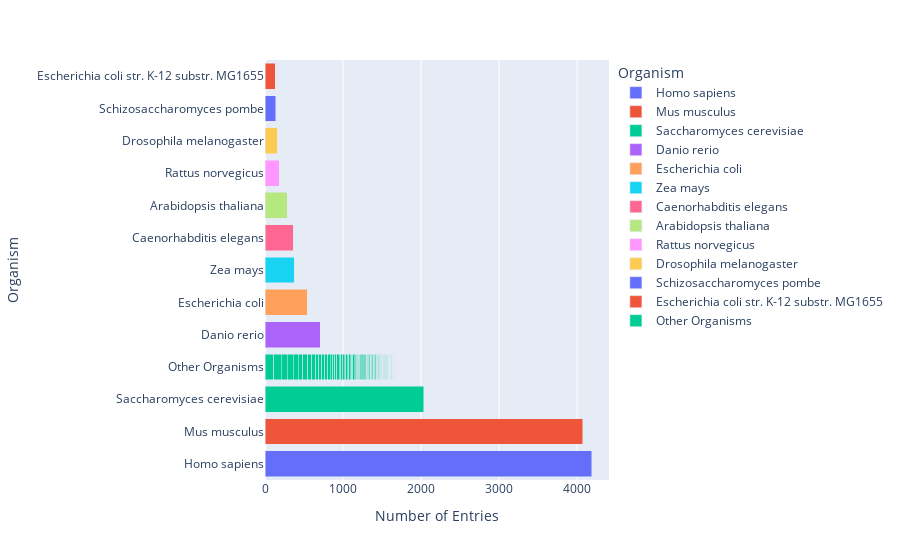

Notebook cell for this chart:
### Code cell
import plotly.colors as colors

def plot_organism_metadataacked(df):
    df_organism_counts = df.groupby('ScientificName').size().reset_index(name='counts')
    df_organism_counts.sort_values('counts', ascending=False, inplace=True)
    accepted_organisms = df_organism_counts['ScientificName'].head(12).tolist()
    df_organism_counts['ScientificName_Other'] = df_organism_counts['ScientificName'].apply(lambda x: x if x in accepted_organisms else 'Other Organisms')
    
    # Create a horizontal stacked bar chart
    fig = px.bar(df_organism_counts, x='counts', y='ScientificName_Other', orientation='h', color='ScientificName_Other')

    # Customize the chart appearance
    fig.update_layout(
        xaxis_title="Number of Entries",
        yaxis_title="Organism",
        yaxis_categoryorder='total descending',  # Sort categories by count in descending order
        barmode='stack',
        legend_title_text='Organism'
    )
    
    return fig
plot_organism_metadataacked(df)

### Figure 1 — Plotly figure (JSON) as saved in the notebook; plotly's stock layout.template omitted (floating-point values rounded to 4 significant figures)
{"data": [{"alignmentgroup": "True", "hovertemplate": "ScientificName_Other=%{y}<br>counts=%{x}<extra></extra>", "legendgroup": "Homo sapiens", "marker": {"color": "#636efa", "pattern": {"shape": ""}}, "name": "Homo sapiens", "offsetgroup": "Homo sapiens", "orientation": "h", "showlegend": true, "textposition": "auto", "type": "bar", "x": [4188], "xaxis": "x", "y": ["Homo sapiens"], "yaxis": "y"}, {"alignmentgroup": "True", "hovertemplate": "ScientificName_Other=%{y}<br>counts=%{x}<extra></extra>", "legendgroup": "Mus musculus", "marker": {"color": "#EF553B", "pattern": {"shape": ""}}, "name": "Mus musculus", "offsetgroup": "Mus musculus", "orientation": "h", "showlegend": true, "textposition": "auto", "type": "bar", "x": [4071], "xaxis": "x", "y": ["Mus musculus"], "yaxis": "y"}, {"alignmentgroup": "True", "hovertemplate": "ScientificName_Other=%{y}<br>counts=%{x}<extra></extra>", "legendgroup": "Saccharomyces cerevisiae", "marker": {"color": "#00cc96", "pattern": {"shape": ""}}, "name": "Saccharomyces cerevisiae", "offsetgroup": "Saccharomyces cerevisiae", "orientation": "h", "showlegend": true, "textposition": "auto", "type": "bar", "x": [2032], "xaxis": "x", "y": ["Saccharomyces cerevisiae"], "yaxis": "y"}, {"alignmentgroup": "True", "hovertemplate": "ScientificName_Other=%{y}<br>counts=%{x}<extra></extra>", "legendgroup": "Danio rerio", "marker": {"color": "#ab63fa", "pattern": {"shape": ""}}, "name": "Danio rerio", "offsetgroup": "Danio rerio", "orientation": "h", "showlegend": true, "textposition": "auto", "type": "bar", "x": [705], "xaxis": "x", "y": ["Danio rerio"], "yaxis": "y"}, {"alignmentgroup": "True", "hovertemplate": "ScientificName_Other=%{y}<br>counts=%{x}<extra></extra>", "legendgroup": "Escherichia coli", "marker": {"color": "#FFA15A", "pattern": {"shape": ""}}, "name": "Escherichia coli", "offsetgroup": "Escherichia coli", "orientation": "h", "showlegend": true, "textposition": "auto", "type": "bar", "x": [540], "xaxis": "x", "y": ["Escherichia coli"], "yaxis": "y"}, {"alignmentgroup": "True", "hovertemplate": "ScientificName_Other=%{y}<br>counts=%{x}<extra></extra>", "legendgroup": "Zea mays", "marker": {"color": "#19d3f3", "pattern": {"shape": ""}}, "name": "Zea mays", "offsetgroup": "Zea mays", "orientation": "h", "showlegend": true, "textposition": "auto", "type": "bar", "x": [374], "xaxis": "x", "y": ["Zea mays"], "yaxis": "y"}, {"alignmentgroup": "True", "hovertemplate": "ScientificName_Other=%{y}<br>counts=%{x}<extra></extra>", "legendgroup": "Caenorhabditis elegans", "marker": {"color": "#FF6692", "pattern": {"shape": ""}}, "name": "Caenorhabditis elegans", "offsetgroup": "Caenorhabditis elegans", "orientation": "h", "showlegend": true, "textposition": "auto", "type": "bar", "x": [365], "xaxis": "x", "y": ["Caenorhabditis elegans"], "yaxis": "y"}, {"alignmentgroup": "True", "hovertemplate": "ScientificName_Other=%{y}<br>counts=%{x}<extra></extra>", "legendgroup": "Arabidopsis thaliana", "marker": {"color": "#B6E880", "pattern": {"shape": ""}}, "name": "Arabidopsis thaliana", "offsetgroup": "Arabidopsis thaliana", "orientation": "h", "showlegend": true, "textposition": "auto", "type": "bar", "x": [282], "xaxis": "x", "y": ["Arabidopsis thaliana"], "yaxis": "y"}, {"alignmentgroup": "True", "hovertemplate": "ScientificName_Other=%{y}<br>counts=%{x}<extra></extra>", "legendgroup": "Rattus norvegicus", "marker": {"color": "#FF97FF", "pattern": {"shape": ""}}, "name": "Rattus norvegicus", "offsetgroup": "Rattus norvegicus", "orientation": "h", "showlegend": true, "textposition": "auto", "type": "bar", "x": [181], "xaxis": "x", "y": ["Rattus norvegicus"], "yaxis": "y"}, {"alignmentgroup": "True", "hovertemplate": "ScientificName_Other=%{y}<br>counts=%{x}<extra></extra>", "legendgroup": "Drosophila melanogaster", "marker": {"color": "#FECB52", "pattern": {"shape": ""}}, "name": "Drosophila melanogaster", "offsetgroup": "Drosophila melanogaster", "orientation": "h", "showlegend": true, "textposition": "auto", "type": "bar", "x": [156], "xaxis": "x", "y": ["Drosophila melanogaster"], "yaxis": "y"}, {"alignmentgroup": "True", "hovertemplate": "ScientificName_Other=%{y}<br>counts=%{x}<extra></extra>", "legendgroup": "Schizosaccharomyces pombe", "marker": {"color": "#636efa", "pattern": {"shape": ""}}, "name": "Schizosaccharomyces pombe", "offsetgroup": "Schizosaccharomyces pombe", "orientation": "h", "showlegend": true, "textposition": "auto", "type": "bar", "x": [136], "xaxis": "x", "y": ["Schizosaccharomyces pombe"], "yaxis": "y"}, {"alignmentgroup": "True", "hovertemplate": "ScientificName_Other=%{y}<br>counts=%{x}<extra></extra>", "legendgroup": "Escherichia coli str. K-12 substr. MG1655", "marker": {"color": "#EF553B", "pattern": {"shape": ""}}, "name": "Escherichia coli str. K-12 substr. MG1655", "offsetgroup": "Escherichia coli str. K-12 substr. MG1655", "orientation": "h", "showlegend": true, "textposition": "auto", "type": "bar", "x": [133], "xaxis": "x", "y": ["Escherichia coli str. K-12 substr. MG1655"], "yaxis": "y"}, {"alignmentgroup": "True", "hovertemplate": "ScientificName_Other=%{y}<br>counts=%{x}<extra></extra>", "legendgroup": "Other Organisms", "marker": {"color": "#00cc96", "pattern": {"shape": ""}}, "name": "Other Organisms", "offsetgroup": "Other Organisms", "orientation": "h", "showlegend": true, "textposition": "auto", "type": "bar", "x": [115, 94, 78, 77, 62, 60, 59, 53, 51, 41, 40, 36, 35, 33, 32, 28, 28, 27, 24, 22, 21, 20, 20, 19, 18, 16, 16, 16, 16, 16, 14, 12, 12, 12, 12, 12, 12, 12, 12, 12, 11, 11, 10, 10, 10, 10, 10, 10, 10, 9, 9, 9, 9, 8, 8, 8, 8, 8, 7, 6, 6, 6, 6, 6, 6, 6, 6, 6, 6, 6, 6, 6, 6, 5, 5, 5, 4, 4, 4, 4, 4, 4, 4, 4, 4, 4, 4, 4, 4, 4, 4, 4, 3, 3, 3, 3, 2, 2, 2, 2, 2, 2, 2, 2, 2, 2, 2, 2, 2, 2, 1, 1, 1, 1], "xaxis": "x", "y": ["Other Organisms", "Other Organisms", "Other Organisms", "Other Organisms", "Other Organisms", "Other Organisms", "Other Organisms", "Other Organisms", "Other Organisms", "Other Organisms", "Other Organisms", "Other Organisms", "Other Organisms", "Other Organisms", "Other Organisms", "Other Organisms", "Other Organisms", "Other Organisms", "Other Organisms", "Other Organisms", "Other Organisms", "Other Organisms", "Other Organisms", "Other Organisms", "Other Organisms", "Other Organisms", "Other Organisms", "Other Organisms", "Other Organisms", "Other Organisms", "Other Organisms", "Other Organisms", "Other Organisms", "Other Organisms", "Other Organisms", "Other Organisms", "Other Organisms", "Other Organisms", "Other Organisms", "Other Organisms", "Other Organisms", "Other Organisms", "Other Organisms", "Other Organisms", "Other Organisms", "Other Organisms", "Other Organisms", "Other Organisms", "Other Organisms", "Other Organisms", "Other Organisms", "Other Organisms", "Other Organisms", "Other Organisms", "Other Organisms", "Other Organisms", "Other Organisms", "Other Organisms", "Other Organisms", "Other Organisms", "Other Organisms", "Other Organisms", "Other Organisms", "Other Organisms", "Other Organisms", "Other Organisms", "Other Organisms", "Other Organisms", "Other Organisms", "Other Organisms", "Other Organisms", "Other Organisms", "Other Organisms", "Other Organisms", "Other Organisms", "Other Organisms", "Other Organisms", "Other Organisms", "Other Organisms", "Other Organisms", "Other Organisms", "Other Organisms", "Other Organisms", "Other Organisms", "Other Organisms", "Other Organisms", "Other Organisms", "Other Organisms", "Other Organisms", "Other Organisms", "Other Organisms", "Other Organisms", "Other Organisms", "Other Organisms", "Other Organisms", "Other Organisms", "Other Organisms", "Other Organisms", "Other Organisms", "Other Organisms", "Other Organisms", "Other Organisms", "Other Organisms", "Other Organisms", "Other Organisms", "Other Organisms", "Other Organisms", "Other Organisms", "Other Organisms", "Other Organisms", "Other Organisms", "Other Organisms", "Other Organisms", "Other Organisms"], "yaxis": "y"}], "layout": {"barmode": "stack", "legend": {"title": {"text": "Organism"}, "tracegroupgap": 0}, "margin": {"t": 60}, "xaxis": {"anchor": "y", "domain": [0, 1], "title": {"text": "Number of Entries"}}, "yaxis": {"anchor": "x", "categoryarray": ["Other Organisms", "Escherichia coli str. K-12 substr. MG1655", "Schizosaccharomyces pombe", "Drosophila melanogaster", "Rattus norvegicus", "Arabidopsis thaliana", "Caenorhabditis elegans", "Zea mays", "Escherichia coli", "Danio rerio", "Saccharomyces cerevisiae", "Mus musculus", "Homo sapiens"], "categoryorder": "total descending", "domain": [0, 1], "title": {"text": "Organism"}}}}
